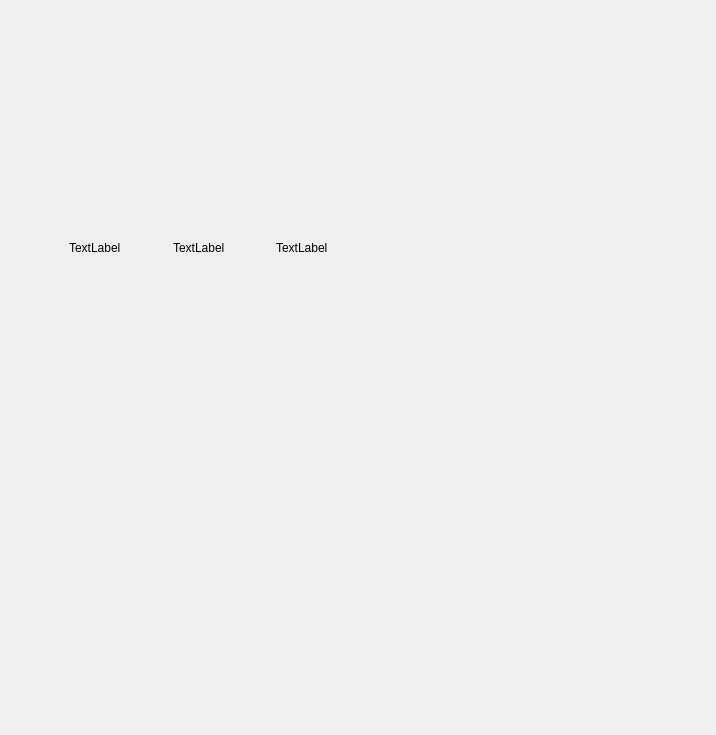
<?xml version="1.0" encoding="UTF-8"?>
<ui version="4.0">
 <class>LogHeader</class>
 <widget class="QWidget" name="LogHeader">
  <property name="geometry">
   <rect>
    <x>0</x>
    <y>0</y>
    <width>716</width>
    <height>735</height>
   </rect>
  </property>
  <property name="windowTitle">
   <string>Form</string>
  </property>
  <widget class="QWidget" name="widget" native="true">
   <property name="geometry">
    <rect>
     <x>60</x>
     <y>230</y>
     <width>277</width>
     <height>36</height>
    </rect>
   </property>
   <layout class="QVBoxLayout" name="verticalLayout">
    <item>
     <widget class="QWidget" name="headingText_widget" native="true">
      <layout class="QHBoxLayout" name="horizontalLayout_2">
       <item>
        <widget class="QLabel" name="logValLeft_label">
         <property name="text">
          <string>TextLabel</string>
         </property>
        </widget>
       </item>
       <item>
        <spacer name="left_horizontalSpacer">
         <property name="orientation">
          <enum>Qt::Horizontal</enum>
         </property>
         <property name="sizeHint" stdset="0">
          <size>
           <width>40</width>
           <height>20</height>
          </size>
         </property>
        </spacer>
       </item>
       <item>
        <widget class="QLabel" name="logName_label">
         <property name="text">
          <string>TextLabel</string>
         </property>
        </widget>
       </item>
       <item>
        <spacer name="right_horizontalSpacer">
         <property name="orientation">
          <enum>Qt::Horizontal</enum>
         </property>
         <property name="sizeHint" stdset="0">
          <size>
           <width>40</width>
           <height>20</height>
          </size>
         </property>
        </spacer>
       </item>
       <item>
        <widget class="QLabel" name="logValRight_label">
         <property name="text">
          <string>TextLabel</string>
         </property>
        </widget>
       </item>
      </layout>
     </widget>
    </item>
   </layout>
  </widget>
 </widget>
 <resources/>
 <connections/>
</ui>
